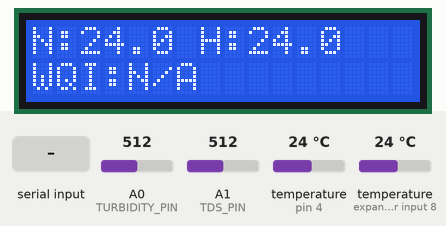
Recording of a sketch running on a simulated Arduino Uno, built with avr-gcc and run on an emulated ATmega328P. Shown: 16×2 character LCD. The inputs (shaded band) are chosen by the test bench; at power-on: temperature (sensors on pin 4, expander input 8) 24 °C, A0 (TURBIDITY_PIN) = 512, A1 (TDS_PIN) = 512. What the sketch prints to the serial monitor is not drawn.

Above: at 1.2 s.
1.3 s: "1\n" received over Serial
At 4.2 s:
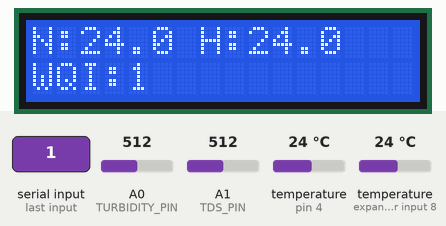
4.5 s: temperature (sensor on pin 4) set to 12 °C
At 5.9 s:
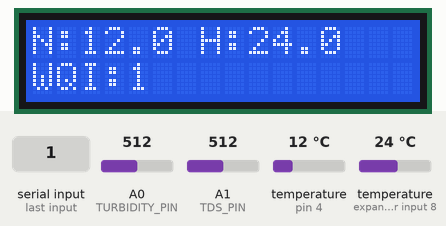
6.4 s: temperature (sensor on expander input 8) set to 12 °C
At 7.6 s:
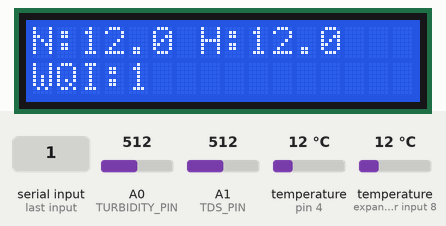
8.4 s: "0\n" received over Serial
At 9.2 s:
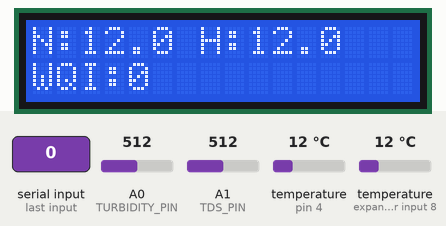
10.4 s: temperature (sensor on pin 4) set to 19 °C
At 12.1 s:
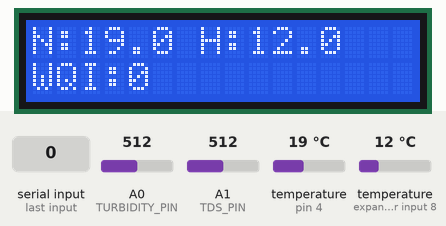
12.4 s: temperature (sensor on expander input 8) set to 19 °C
At 13.7 s:
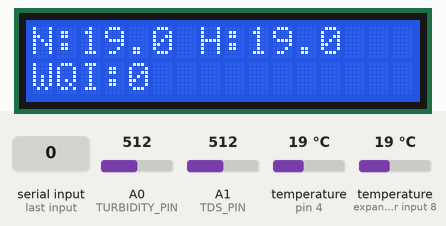
Timing chart, 0 to 15.3 s (numbered marks = the images above; inputs shaded):
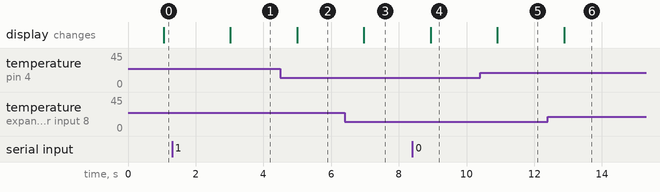

The sketch:

Uno_WQAS.ino
```cpp
#include <OneWire.h>
#include <DallasTemperature.h>
#include <Wire.h>
#include <LiquidCrystal_I2C.h>

// ---------- CONFIG ----------
#define ONE_WIRE_BUS 4
#define TDS_PIN A1
#define TURBIDITY_PIN A0
#define VREF 5.0
#define SCOUNT 30

// ---------- OBJECTS ----------
OneWire oneWire(ONE_WIRE_BUS);
DallasTemperature sensors(&oneWire);
LiquidCrystal_I2C lcd(0x27, 16, 2);

// ---------- GLOBAL ----------
// t1 - Normal Water Temperature
// t2 - Hot Water Temperature

float t1, t2, tdsValue, ntu;
String incomingWQI = "N/A";

// ---------- DS18B20 ADDRESSES ----------
DeviceAddress sensor1 = { 0x28, 0x31, 0x9B, 0x7B, 0x00, 0x00, 0x00, 0x3F };
DeviceAddress sensor2 = { 0x28, 0x4F, 0x41, 0x78, 0x00, 0x00, 0x00, 0xDF };

// =====================================================
// 🧠 GENERIC MEDIAN FILTER (Reusable for ANY sensor)
// =====================================================
float medianFilter(int pin, int samples) {
  int buffer[samples];

  for (int i = 0; i < samples; i++) {
    buffer[i] = analogRead(pin);
    delay(2);
  }

  // sort
  for (int i = 0; i < samples - 1; i++) {
    for (int j = 0; j < samples - i - 1; j++) {
      if (buffer[j] > buffer[j + 1]) {
        int temp = buffer[j];
        buffer[j] = buffer[j + 1];
        buffer[j + 1] = temp;
      }
    }
  }

  if (samples % 2 == 0)
    return (buffer[samples / 2] + buffer[samples / 2 - 1]) / 2.0;
  else
    return buffer[samples / 2];
}

// =====================================================
// 🌡️ TEMPERATURE
// =====================================================
void readTemperatures() {
  sensors.requestTemperatures();
  t1 = sensors.getTempC(sensor1);
  t2 = sensors.getTempC(sensor2);
}

// =====================================================
// 💧 TDS
// =====================================================
float readTDS() {
  float raw = medianFilter(TDS_PIN, SCOUNT);
  float voltage = raw * VREF / 1024.0;

  float compensationCoefficient = 1.0 + 0.02 * (t1 - 25.0);
  float compensationVoltage = voltage / compensationCoefficient;

  return (133.42 * pow(compensationVoltage, 3)
        - 255.86 * pow(compensationVoltage, 2)
        + 857.39 * compensationVoltage) * 0.5;
}

// =====================================================
// 🌫️ TURBIDITY
// =====================================================
float readTurbidity() {
  float raw = medianFilter(TURBIDITY_PIN, 50);
  float voltage = raw * VREF / 1024.0;

  if (voltage < 2.5) return 3000;
  else return -1120.4 * voltage * voltage + 5742.3 * voltage - 4353.8;
}

// =====================================================
// 📤 SEND JSON
// =====================================================
void sendJSON() {
  Serial.print("{");
  Serial.print("\"t1\":"); Serial.print(t1,1); Serial.print(",");
  Serial.print("\"t2\":"); Serial.print(t2,1); Serial.print(",");
  Serial.print("\"tds\":"); Serial.print(tdsValue,0); Serial.print(",");
  Serial.print("\"ntu\":"); Serial.print(ntu,1);
  Serial.println("}");
}

// =====================================================
// 📥 RECEIVE WQI
// =====================================================
void receiveWQI() {
  if (Serial.available()) {
    incomingWQI = Serial.readStringUntil('\n');
  }
}

// =====================================================
// 🖥️ LCD DISPLAY
// =====================================================
void updateLCD() {
  lcd.clear();

  lcd.setCursor(0, 0);
  lcd.print("N:");
  lcd.print(t1,1);
  lcd.print(" H:");
  lcd.print(t2,1);

  lcd.setCursor(0, 1);
  lcd.print("WQI:");
  lcd.print(incomingWQI);
}

// =====================================================
// 🚀 SETUP
// =====================================================
void setup() {
  Serial.begin(9600);

  sensors.begin();
  pinMode(TDS_PIN, INPUT);
  pinMode(TURBIDITY_PIN, INPUT);

  lcd.begin();
  lcd.backlight();
}

// =====================================================
// 🔁 LOOP
// =====================================================
void loop() {

  readTemperatures();

  tdsValue = readTDS();
  ntu = readTurbidity();

  sendJSON();
  receiveWQI();
  updateLCD();

  delay(1000);
}
```

Measured:
- after the input at 1.3 s, the display: changes after 1.7 s (image 1)
- after the input at 4.5 s, the display: changes after 0.49 s (image 2)
- after the input at 6.4 s, the display: changes after 0.57 s (image 3)
- after the input at 8.4 s, the display: changes after 0.54 s (image 4)
- after the input at 10.4 s, the display: changes after 0.51 s (image 5)
- after the input at 12.4 s, the display: changes after 0.48 s (image 6)
